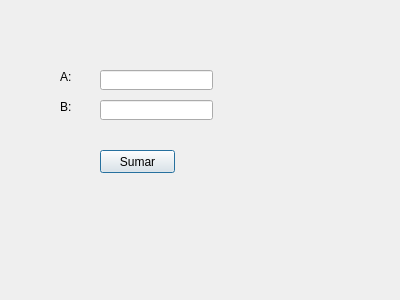
<?xml version="1.0" encoding="UTF-8"?>
<ui version="4.0">
 <class>Dialog</class>
 <widget class="QDialog" name="Dialog">
  <property name="geometry">
   <rect>
    <x>0</x>
    <y>0</y>
    <width>400</width>
    <height>300</height>
   </rect>
  </property>
  <property name="windowTitle">
   <string>Dialog</string>
  </property>
  <widget class="QPushButton" name="btn_suma">
   <property name="geometry">
    <rect>
     <x>100</x>
     <y>150</y>
     <width>75</width>
     <height>23</height>
    </rect>
   </property>
   <property name="text">
    <string>Sumar</string>
   </property>
  </widget>
  <widget class="QLineEdit" name="txt_a">
   <property name="geometry">
    <rect>
     <x>100</x>
     <y>70</y>
     <width>113</width>
     <height>20</height>
    </rect>
   </property>
  </widget>
  <widget class="QLabel" name="label">
   <property name="geometry">
    <rect>
     <x>60</x>
     <y>70</y>
     <width>47</width>
     <height>13</height>
    </rect>
   </property>
   <property name="text">
    <string>A:</string>
   </property>
  </widget>
  <widget class="QLineEdit" name="txt_b">
   <property name="geometry">
    <rect>
     <x>100</x>
     <y>100</y>
     <width>113</width>
     <height>20</height>
    </rect>
   </property>
  </widget>
  <widget class="QLabel" name="label_2">
   <property name="geometry">
    <rect>
     <x>60</x>
     <y>100</y>
     <width>47</width>
     <height>13</height>
    </rect>
   </property>
   <property name="text">
    <string>B:</string>
   </property>
  </widget>
 </widget>
 <resources/>
 <connections/>
</ui>
